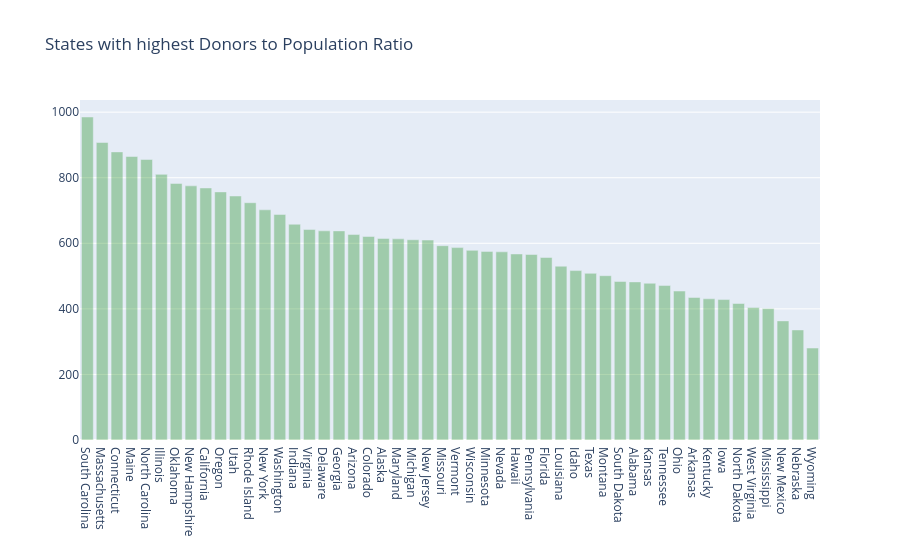

The code cell stored with this chart in its notebook:
### Markdown cell above
> - California, being the state having highest population has also a large number of registered donors base with nearly 300,000 donors. **San Francisco and Los Angles** are the main cities of California where most number of donors are located. Highest number of schools and projects are also highest from the California state. 
> - NewYork, Texas, and Florida with approximately 137,000, 134,000, and 108,000 donors are three other top states with high donors population. The main cities include New York City, Miami, Tampa, Houstan, and Dallas where most number of donors are located. 
> - North Dakota, South Dakota, Vermont, and Wyoming are the states with very low number of donors, less than 4000. There is an entry called "others" in the states data, which likely indicates teacher donors or donors from other countries.   
> - Among the overall cities in US, top three are: **Chicago (approx 35K donors), New York (approx 27K donors) and Brooklyn (approx 22K donors)** with the highest number of donors. Californian cities SF and LA are the next two cities with large donors base with approx 18K and approx 16K donors 

## <a>Population Adjusted Dataset</a>

The top states in the above graphs are actually the states with very high population. It will be interesting to find out the number of donors per 100,000 people for every state. I have added a population adjusted dataset which includes the population of each state as of 2013. 

Population Dataset : http://www.enchantedlearning.com/usa/states/population.shtml

## <a id="2.3">2.3 States with highest **Donors to Population Ratio**   </a>

### Code cell
census_2013 = {'Mississippi': 2991207, 'Iowa': 3090416, 'Oklahoma': 3850568, 'Delaware': 925749, 'Minnesota': 5420380, 'Alaska': 735132, 'Illinois': 12882135, 'Arkansas': 2959373, 'New Mexico': 2085287, 'Indiana': 6570902, 'Maryland': 5928814, 'Louisiana': 4625470, 'Texas': 26448193, 'Wyoming': 582658, 'Arizona': 6626624, 'Wisconsin': 5742713, 'Michigan': 9895622, 'Kansas': 2893957, 'Utah': 2900872, 'Virginia': 8260405, 'Oregon': 3930065, 'Connecticut': 3596080, 'New York': 19651127, 'California': 38332521, 'Massachusetts': 6692824, 'West Virginia': 1854304, 'South Carolina': 4774839, 'New Hampshire': 1323459, 'Vermont': 626630, 'Georgia': 9992167, 'North Dakota': 723393, 'Pennsylvania': 12773801, 'Florida': 19552860, 'Hawaii': 1404054, 'Kentucky': 4395295, 'Rhode Island': 1051511, 'Nebraska': 1868516, 'Missouri': 6044171, 'Ohio': 11570808, 'Alabama': 4833722, 'South Dakota': 844877, 'Colorado': 5268367, 'Idaho': 1612136, 'New Jersey': 8899339, 'Washington': 6971406, 'North Carolina': 9848060, 'Tennessee': 6495978, 'Montana': 1015165, 'District of Columbia': 646449, 'Nevada': 2790136, 'Maine': 1328302}

donors_from_states = dict(donors_df['Donor State'].value_counts())

don_pop = {}
for state, don in donors_from_states.items():
    if state not in census_2013:
        continue
    don_pop[state]  = float(don)*100000/ census_2013[state]

import operator
don_pop = sorted(don_pop.items(), key=operator.itemgetter(1), reverse = True)
xx = [x[0] for x in (don_pop)][1:]
yy = [x[1] for x in (don_pop)][1:]

trace2 = go.Bar(
    x=xx,
    y=yy,
    name='Donors to Population',
    marker=dict(color='green'),
    opacity=0.3
)

data = [trace2]
layout = go.Layout(
    barmode='group',
    legend=dict(dict(x=-.1, y=1.2)),
    margin=dict(b=120),
    title = 'States with highest Donors to Population Ratio',
)

fig = go.Figure(data=data, layout=layout)
iplot(fig, filename='grouped-bar')

### Figure 1 — Plotly figure (JSON) as saved in the notebook; plotly's stock layout.template omitted (floating-point values rounded to 4 significant figures)
{"data": [{"marker": {"color": "green"}, "name": "Donors to Population", "opacity": 0.3, "type": "bar", "x": ["South Carolina", "Massachusetts", "Connecticut", "Maine", "North Carolina", "Illinois", "Oklahoma", "New Hampshire", "California", "Oregon", "Utah", "Rhode Island", "New York", "Washington", "Indiana", "Virginia", "Delaware", "Georgia", "Arizona", "Colorado", "Alaska", "Maryland", "Michigan", "New Jersey", "Missouri", "Vermont", "Wisconsin", "Minnesota", "Nevada", "Hawaii", "Pennsylvania", "Florida", "Louisiana", "Idaho", "Texas", "Montana", "South Dakota", "Alabama", "Kansas", "Tennessee", "Ohio", "Arkansas", "Kentucky", "Iowa", "North Dakota", "West Virginia", "Mississippi", "New Mexico", "Nebraska", "Wyoming"], "y": [985.2, 907.4, 878.8, 864.7, 855.5, 810.3, 782.6, 775.2, 768.8, 756.8, 744.2, 723.7, 702.0, 688.0, 658.0, 641.9, 638.0, 637.8, 626.7, 620.8, 614.7, 613.5, 610.7, 609.8, 592.6, 586.8, 578.4, 575.3, 574.0, 567.4, 565.8, 556.6, 530.1, 516.7, 508.3, 501.2, 483.4, 482.3, 478.1, 471.1, 454.3, 434.8, 430.7, 428.4, 416.4, 404.3, 401.1, 363.3, 335.7, 280.4]}], "layout": {"barmode": "group", "legend": {"x": -0.1, "y": 1.2}, "margin": {"b": 120}, "title": {"text": "States with highest Donors to Population Ratio"}}}
